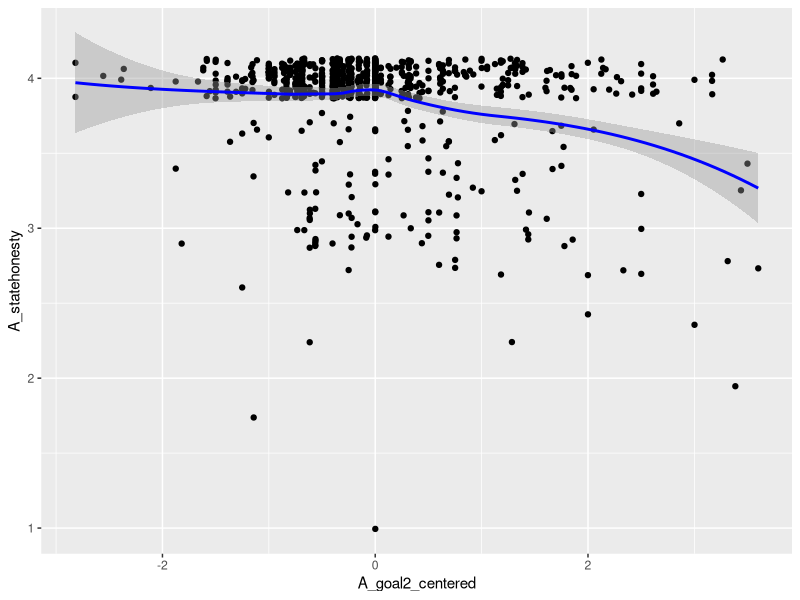
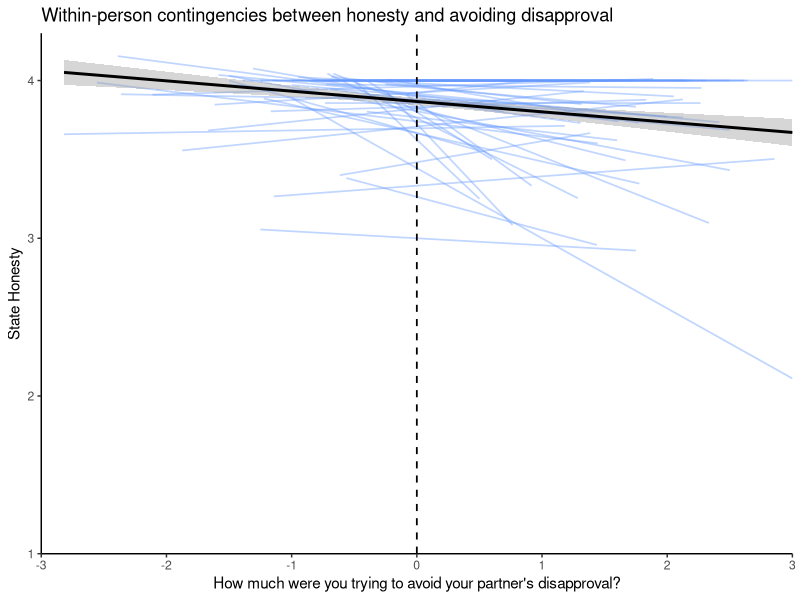
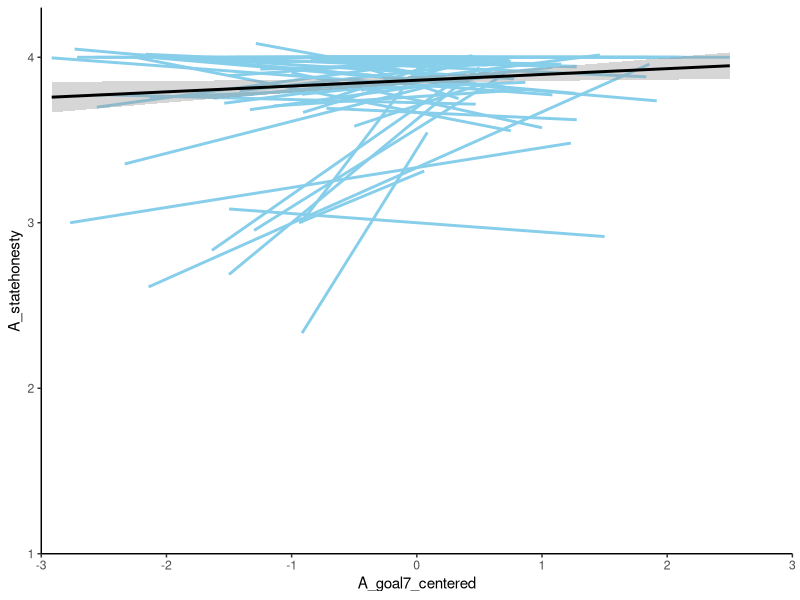
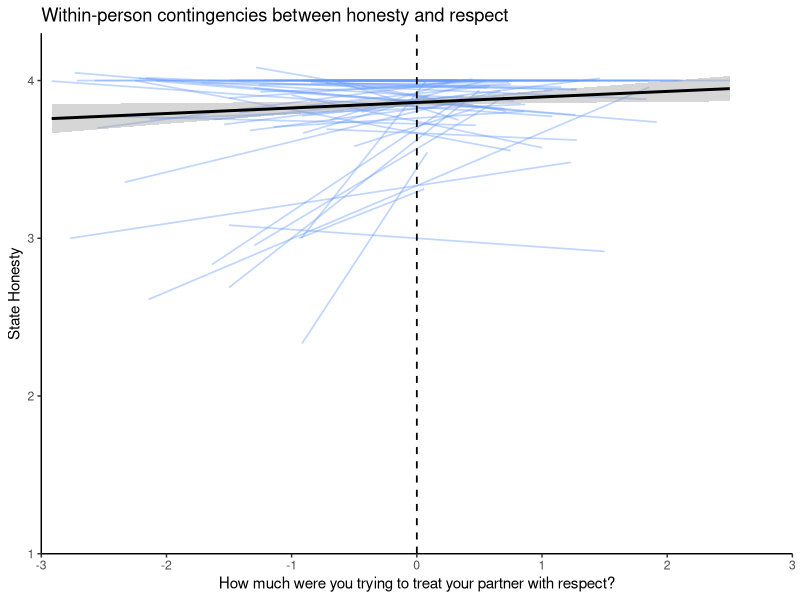
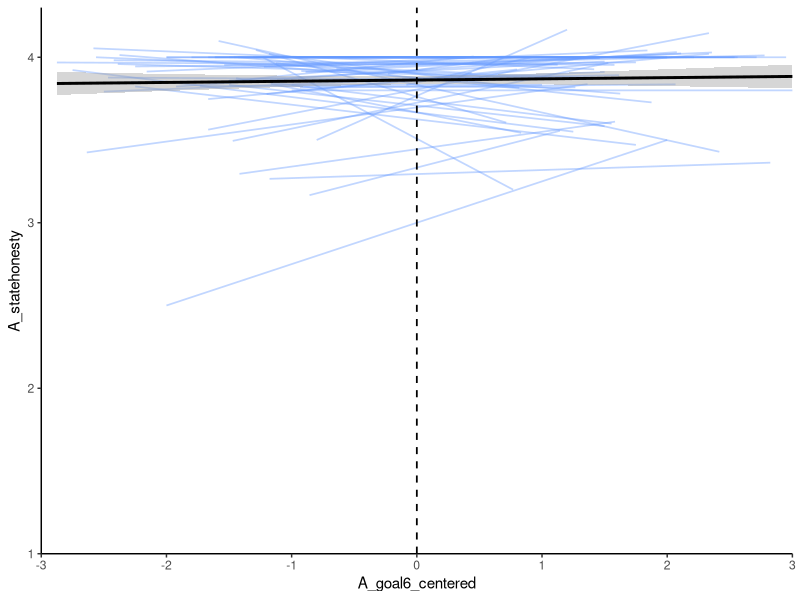
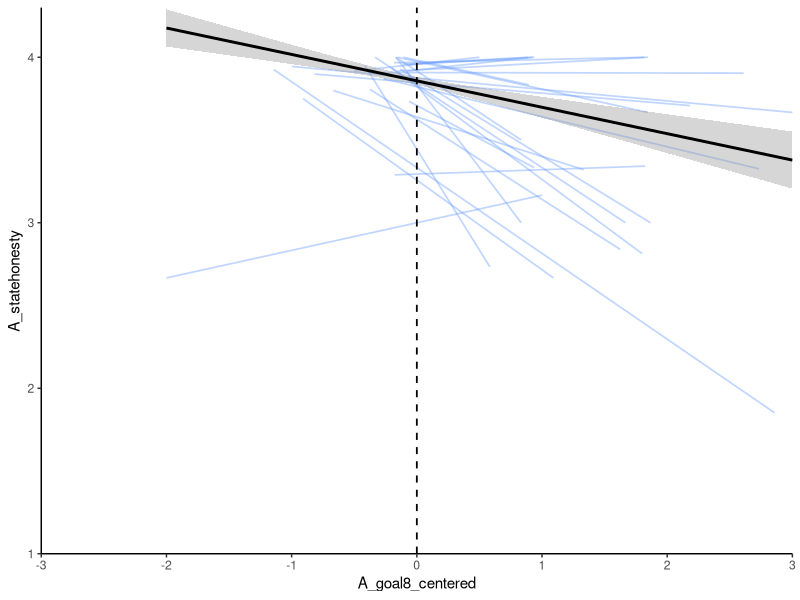
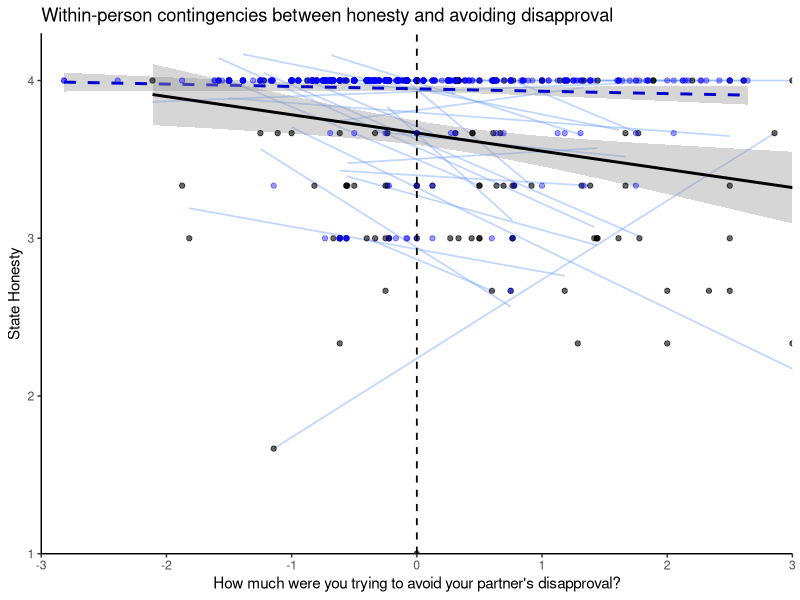
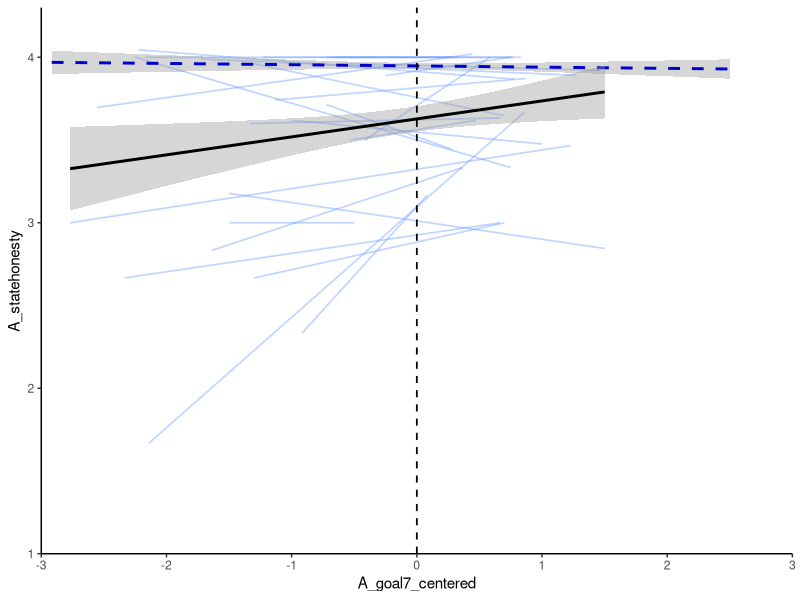

Source code (R) for these figures, in order:
## ---- chunk 1
knitr::opts_chunk$set(echo = TRUE)
## ---- chunk 2
library(tidyverse)

honesty <- read.csv("data/Honesty Goals data (Deidentified).csv")

#Turning -99 into missing data
honesty <- honesty %>% 
  mutate_all(~replace(., . == -99, NA))

#Creating a new filtered data set
honesty_partners_clean <- honesty %>%
  filter(inclusionsuggestion < 2, validID == 0, partner_interaction == 1)
## ---- chunk 3
#within-person means
honesty_partners_clean <- honesty_partners_clean %>%
  group_by(ID) %>%
  mutate(A_goal2_mean = mean(A_goal2, na.rm = T))

#centered goals
honesty_partners_clean <- honesty_partners_clean %>%
  group_by(ID) %>%
  mutate(A_goal2_centered = A_goal2 - A_goal2_mean)

honesty_partners_clean <- honesty_partners_clean %>%
  group_by(ID) %>%
  mutate(A_goal7_mean = mean(A_goal7, na.rm = T))

#centered goals
honesty_partners_clean <- honesty_partners_clean %>%
  group_by(ID) %>%
  mutate(A_goal7_centered = A_goal7 - A_goal7_mean)
## ---- chunk 4
library(lme4)

result <- lmer(A_statehonesty ~ A_goal2_centered + (1 | ID), data = honesty_partners_clean)

summary(result)
## ---- chunk 5
ggplot(honesty_partners_clean, aes(x = A_goal2_centered, y = A_statehonesty))+
  geom_point(position = "jitter")+
  geom_smooth(color = "blue")
## ---- chunk 6
ggplot(honesty_partners_clean, aes(x = A_goal2_centered, y = A_statehonesty))+
  stat_smooth(method = "lm", se = F, geom = "line", linewidth = 0.6, alpha = 0.4, color = "#6699FF", aes(group = ID))+
  geom_smooth(method = "lm", color = "black")+
  theme_classic()+
  geom_vline(xintercept = 0, linetype = "dashed", linewidth = 0.6)+
  scale_y_continuous(
    limits = c(1, 4.3),
    expand = c(0, 0)
    )+
  scale_x_continuous(
    limits = c(-3, 3),
    expand = c(0, 0)
    )+
  labs(title = "Within-person contingencies between honesty and avoiding disapproval",
       x = "How much were you trying to avoid your partner's disapproval?",
       y = "State Honesty")
## ---- chunk 7
ggplot(honesty_partners_clean, aes(x = A_goal7_centered, y = A_statehonesty))+
  geom_smooth(method = "lm", se = F, aes(group = ID), color = "skyblue")+
  geom_smooth(method = "lm", color = "black")+
  theme_classic()+
  scale_y_continuous(
    limits = c(1, 4.3),
    expand = c(0, 0)
    )+
  scale_x_continuous(
    limits = c(-3, 3),
    expand = c(0, 0)
    )
## ---- chunk 8
ggplot(honesty_partners_clean, aes(x = A_goal7_centered, y = A_statehonesty))+
  stat_smooth(method = "lm", se = F, geom = "line", linewidth = 0.6, alpha = 0.4, color = "#6699FF", aes(group = ID))+
  geom_smooth(method = "lm", color = "black")+
  theme_classic()+
  geom_vline(xintercept = 0, linetype = "dashed", linewidth = 0.6)+
  scale_y_continuous(
    limits = c(1, 4.3),
    expand = c(0, 0)
    )+
  scale_x_continuous(
    limits = c(-3, 3),
    expand = c(0, 0)
    )+
  labs(title = "Within-person contingencies between honesty and respect",
       x = "How much were you trying to treat your partner with respect?",
       y = "State Honesty")
## ---- chunk 9
honesty_partners_clean <- honesty_partners_clean %>%
  group_by(ID) %>%
  mutate(A_goal6_mean = mean(A_goal6, na.rm = T))

#centered goals
honesty_partners_clean <- honesty_partners_clean %>%
  group_by(ID) %>%
  mutate(A_goal6_centered = A_goal6 - A_goal6_mean)

honesty_partners_clean <- honesty_partners_clean %>%
  group_by(ID) %>%
  mutate(A_goal8_mean = mean(A_goal8, na.rm = T))

#centered goals
honesty_partners_clean <- honesty_partners_clean %>%
  group_by(ID) %>%
  mutate(A_goal8_centered = A_goal8 - A_goal8_mean)
## ---- chunk 10
ggplot(honesty_partners_clean, aes(x = A_goal6_centered, y = A_statehonesty))+
  stat_smooth(method = "lm", se = F, geom = "line", linewidth = 0.6, alpha = 0.4, color = "#6699FF", aes(group = ID))+
  geom_smooth(method = "lm", color = "black")+
  theme_classic()+
  geom_vline(xintercept = 0, linetype = "dashed", linewidth = 0.6)+
  scale_y_continuous(
    limits = c(1, 4.3),
    expand = c(0, 0)
    )+
  scale_x_continuous(
    limits = c(-3, 3),
    expand = c(0, 0)
    )
## ---- chunk 11
ggplot(honesty_partners_clean, aes(x = A_goal8_centered, y = A_statehonesty))+
  stat_smooth(method = "lm", se = F, geom = "line", linewidth = 0.6, alpha = 0.4, color = "#6699FF", aes(group = ID))+
  geom_smooth(method = "lm", color = "black")+
  theme_classic()+
  geom_vline(xintercept = 0, linetype = "dashed", linewidth = 0.6)+
  scale_y_continuous(
    limits = c(1, 4.3),
    expand = c(0, 0)
    )+
  scale_x_continuous(
    limits = c(-3, 3),
    expand = c(0, 0)
    )
## ---- chunk 12
honesty_partners_clean <- honesty_partners_clean %>%
  mutate(combined_benefit = round((A_benefitself + A_benefitpartner)/2))
## ---- chunk 13
yes_benefit <- honesty_partners_clean %>%
  filter(combined_benefit > 1)

no_benefit <- honesty_partners_clean %>%
  filter(combined_benefit == 1)

ggplot()+
  stat_smooth(data = yes_benefit, method = "lm", se = F, geom = "line", linewidth = 0.6, alpha = 0.4, color = "#6699FF", aes(group = ID, x = A_goal2_centered, y = A_statehonesty))+
  geom_smooth(data = no_benefit, aes(x = A_goal2_centered, y = A_statehonesty), method = "lm", color = "blue3", linetype = "dashed")+
  geom_smooth(data = yes_benefit, aes(x = A_goal2_centered, y = A_statehonesty), method = "lm", color = "black")+
  theme_classic()+
  geom_point(data = yes_benefit, aes(x = A_goal2_centered, y = A_statehonesty), color = "black", alpha = 0.6)+
  geom_point(data = no_benefit, aes(x = A_goal2_centered, y = A_statehonesty), color = "blue", alpha = 0.4)+
  geom_vline(xintercept = 0, linetype = "dashed", linewidth = 0.6)+
  scale_y_continuous(
    limits = c(1, 4.3),
    expand = c(0, 0)
    )+
  scale_x_continuous(
    limits = c(-3, 3),
    expand = c(0, 0)
    )+
  labs(title = "Within-person contingencies between honesty and avoiding disapproval",
       x = "How much were you trying to avoid your partner's disapproval?",
       y = "State Honesty")
## ---- chunk 14
ggplot()+
  stat_smooth(data = yes_benefit, method = "lm", se = F, geom = "line", linewidth = 0.6, alpha = 0.4, color = "#6699FF", aes(group = ID, x = A_goal7_centered, y = A_statehonesty))+
  geom_smooth(data = no_benefit, aes(x = A_goal7_centered, y = A_statehonesty), method = "lm", color = "blue3", linetype = "dashed")+
  geom_smooth(data = yes_benefit, aes(x = A_goal7_centered, y = A_statehonesty), method = "lm", color = "black")+
  theme_classic()+
  geom_vline(xintercept = 0, linetype = "dashed", linewidth = 0.6)+
  scale_y_continuous(
    limits = c(1, 4.3),
    expand = c(0, 0)
    )+
  scale_x_continuous(
    limits = c(-3, 3),
    expand = c(0, 0)
    )
